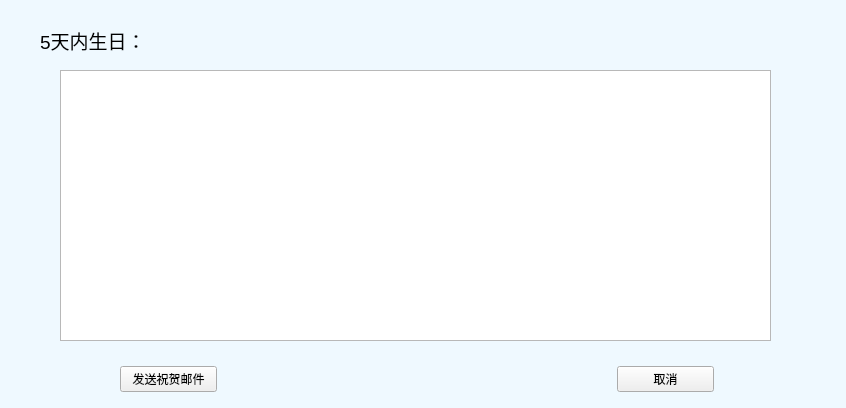
<?xml version="1.0" encoding="UTF-8"?>
<ui version="4.0">
 <class>birthCongratulation</class>
 <widget class="QWidget" name="birthCongratulation">
  <property name="geometry">
   <rect>
    <x>0</x>
    <y>0</y>
    <width>846</width>
    <height>408</height>
   </rect>
  </property>
  <property name="minimumSize">
   <size>
    <width>846</width>
    <height>408</height>
   </size>
  </property>
  <property name="maximumSize">
   <size>
    <width>846</width>
    <height>408</height>
   </size>
  </property>
  <property name="windowTitle">
   <string>近期生日</string>
  </property>
  <property name="styleSheet">
   <string notr="true">#birthCongratulation{ background:rgb(239, 249, 255); }</string>
  </property>
  <widget class="QLabel" name="label">
   <property name="geometry">
    <rect>
     <x>40</x>
     <y>20</y>
     <width>121</width>
     <height>41</height>
    </rect>
   </property>
   <property name="text">
    <string>&lt;html&gt;&lt;head/&gt;&lt;body&gt;&lt;p&gt;&lt;span style=&quot; font-size:14pt;&quot;&gt;5天内生日：&lt;/span&gt;&lt;/p&gt;&lt;/body&gt;&lt;/html&gt;</string>
   </property>
  </widget>
  <widget class="QTableView" name="tableView">
   <property name="geometry">
    <rect>
     <x>60</x>
     <y>70</y>
     <width>711</width>
     <height>271</height>
    </rect>
   </property>
  </widget>
  <widget class="QWidget" name="layoutWidget">
   <property name="geometry">
    <rect>
     <x>120</x>
     <y>359</y>
     <width>594</width>
     <height>41</height>
    </rect>
   </property>
   <layout class="QHBoxLayout" name="horizontalLayout">
    <property name="spacing">
     <number>400</number>
    </property>
    <item>
     <widget class="QPushButton" name="sendButton">
      <property name="text">
       <string>发送祝贺邮件</string>
      </property>
     </widget>
    </item>
    <item>
     <widget class="QPushButton" name="cancelButton">
      <property name="text">
       <string>取消</string>
      </property>
     </widget>
    </item>
   </layout>
  </widget>
 </widget>
 <resources/>
 <connections/>
</ui>
